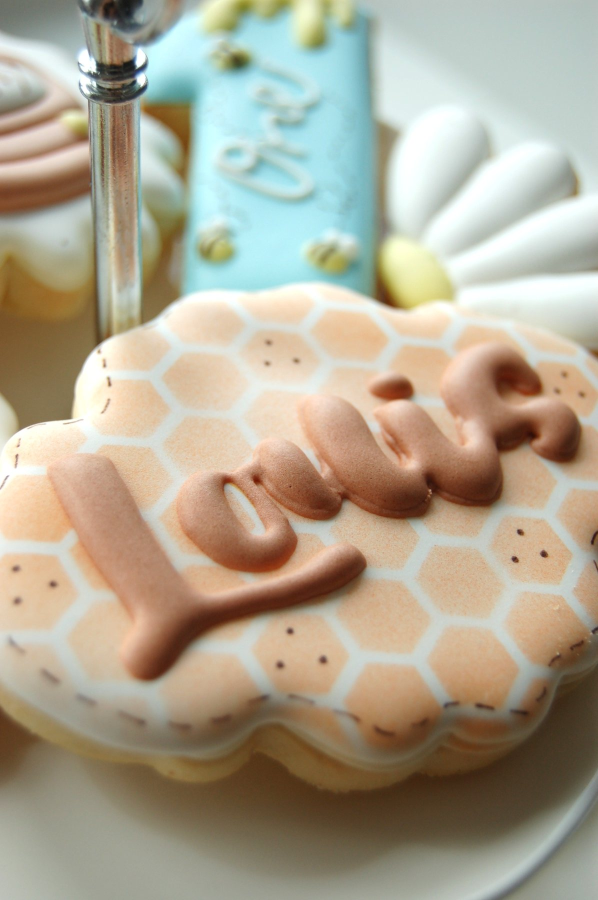
#> input picture images/creations/anniversaire-abeille-laura.jpg, 1196 x 1800 px, found by its file name (shown at 1/2 size)
$ python outils-photos.py
#> lines starting #> are read from the running program, lines starting #| are printed output that depends on the picture
#!/usr/bin/env python3
"""Prépare les photos des cartes de collection et de formule.

    python3 outils-photos.py

Le script fait deux choses, dans cet ordre.

Chaque collection a son dossier, images/collections/<id>/, où vivent sa
photo de carte, ses vues de galerie et les photos pleine taille du
portfolio.

**1. Il dérive les vues de galerie.** La table GALERIES ci-dessous dit,
pour chaque collection, quelles photos pleine taille montrent le même
assortiment. Elles deviennent vue-1.webp, vue-2.webp… Une photo identique
à la photo de carte est écartée automatiquement : une galerie qui répète
la grande image au-dessus n'apprend rien.

**2. Il convertit en WebP tout original déposé sans WebP.** Déposer
principale.jpg dans un dossier de collection suffit à obtenir
principale.webp.

Deux tailles, selon le rôle de la photo :

  principale.jpg   -> principale.webp     800 px, la photo de la carte
  vue-1.jpg        -> vue-1.webp          520 px, une vue de galerie

Les vues de galerie s'affichent par trois ou par six dans une carte : à
plus de 520 px, on paierait des pixels que personne ne voit.

Le script ne touche pas aux originaux et ne réécrit pas un WebP déjà à
jour : le relancer deux fois donne le même résultat.

Une règle tient tout le reste : **une vue de galerie doit montrer les
modèles de la collection.** Les biscuits de baptême d'Elio, par exemple,
sont de vraies photos mais d'autres modèles que le seul biscuit de la
collection « Baptême Douceur » : ils restent dans « Mes réalisations » et
n'apparaissent pas ici. Illustrer une collection avec un modèle qu'on ne
peut pas commander revient à le promettre.
"""
import pathlib
import re
import sys

from PIL import Image

RACINE = pathlib.Path(__file__).resolve().parent
COLLECTIONS = RACINE / 'images' / 'collections'
SCENOS = RACINE / 'images' / 'micro-scenographies'
COTE_CARTE = 800
COTE_GALERIE = 520
COTE_FORMULE = 1100
QUALITE = 78
SOURCES = {'.png', '.jpg', '.jpeg', '.tif', '.tiff', '.bmp'}
# « vue-3 » est une vue de galerie ; « principale » est une carte.
GALERIE = re.compile(r'^vue-\d+$')

# Collections dont la grande photo se dérive d'une photo pleine taille,
# faute d'un cliché « principale » déposé à part. Déposer un
# principale.jpg dans le dossier dispense d'y figurer : c'est lui qui
# fait foi, et deposees() s'en charge.
PRINCIPALES = {
    'douceur-abeille': 'anniversaire-abeille-laura.jpg',
    'elegance-florale': 'anniversaire-adulte-5.jpeg',
    'bapteme-nature': 'bapteme-elio-5.jpeg',
    'logo-entreprise': 'entreprise-3.jpeg',
}

# Photos qui illustrent une carte de formule sur micro-scenographies.html.
# Le cadre y fait 341 px de large : servir le fichier d'origine reviendrait
# à télécharger trois fois la taille utile. Chacune reçoit un .webp à côté
# de son original, qui lui ne bouge pas — la galerie et le partage social
# continuent de s'en servir en pleine taille. Ces photos sont en portrait,
# donc c'est leur hauteur que COTE_FORMULE borne : 1100 px de haut laissent
# plus de 700 px de large, soit le double du cadre, ce qu'un écran à forte
# densité demande.
FORMULES = [
    'escargot/micro-sceno-escargot-decor.jpeg',
    'escargot/micro-sceno-escargot-1.jpeg',
    'escargot/micro-sceno-escargot-photobooth.jpeg',
]

# Collections dont le portfolio garde d'autres vues du même assortiment.
# L'ordre compte : c'est celui de la galerie sur la page.
GALERIES = {
    'automne': ['automne-1.jpeg', 'automne-2.jpeg', 'automne-3.jpeg',
                'automne-4.jpeg', 'automne-5.jpeg', 'automne-6.jpeg',
                'automne-7.jpeg'],
    'frissons-halloween': ['frissons-halloween-1.jpg', 'frissons-halloween-2.JPG',
                           'frissons-halloween-3.jpg'],
    'petit-ocean': ['anniversaire-ocean-etagere.jpg', 'anniversaire-ocean-leo.jpg',
                    'anniversaire-ocean-chiffre4.jpg', 'anniversaire-ocean-baleine.jpg',
                    'anniversaire-ocean-tortue.jpg', 'anniversaire-ocean-hippocampe.jpg',
                    'anniversaire-ocean-coquillage.jpg'],
    'reve-licorne': ['anniversaire-licorne.jpg', 'licorne-1.jpeg', 'licorne-2.jpeg',
                     'licorne-3.jpeg', 'licorne-4.jpeg', 'licorne-5.jpeg',
                     'prenom-eileen-1.jpg', 'prenom-eileen-2.jpg'],
    'petit-chantier': [f'chantier-{i}.jpeg' for i in range(1, 8)],
    'passion-cheval': [f'cheval-{i}.jpeg' for i in range(1, 6)],
    'moto': [f'moto-{i}.jpeg' for i in range(1, 6)],
    'petit-lapin-jardin': [f'naissance-lapin-{i}.jpg' for i in range(1, 4)],
    'annonce-grossesse': ['naissance-calendrier.jpg', 'art-ligne-coeur.jpg',
                          'coeur-nature.jpg'],
    'bonne-fete-maman': [f'fete-maman-{i}.jpg' for i in range(1, 4)],
    'douceur-abeille': ['anniversaire-abeille-laura.jpg', 'anniversaire-abeille-one.jpg'],
    'velo-route': [f'anniversaire-adulte-{i}.jpeg' for i in (1, 2, 3)],
    'elegance-florale': [f'anniversaire-adulte-{i}.jpeg' for i in (4, 5, 6)],
    'bapteme-nature': [f'bapteme-elio-{i}.jpeg' for i in range(1, 6)],
    'logo-entreprise': [f'entreprise-{i}.jpeg' for i in range(1, 7)],
}


# [8 lines left out: function empreinte, not called in this run]


def memes(a, b, tolerance=12):
    return sum(1 for x, y in zip(a, b) if x != y) <= tolerance


def convertir(source, cible, cote):
#> called with cote = 800
    image = Image.open(source)
#> image is the input picture: PIL image 1196x1800 RGB; mean R, G, B 174.4, 165.1, 145.3
    image.thumbnail((cote, cote), Image.LANCZOS)
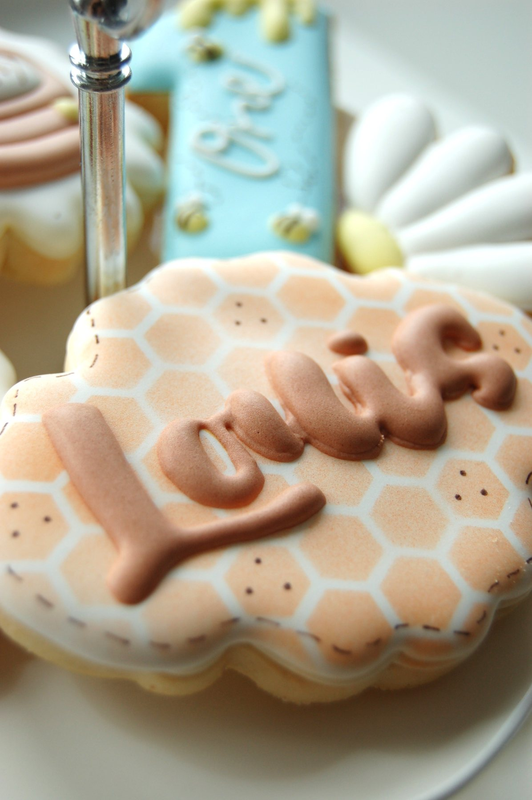
#> image: PIL image 532x800 RGB; mean R, G, B 174.4, 165.1, 145.3
    if image.mode not in ('RGB', 'RGBA'):
        image = image.convert('RGB')
    image.save(cible, 'WEBP', quality=QUALITE, method=6)


def principales():
    """Écrit <id>/principale.webp pour les collections dont la grande photo
    se choisit parmi les photos pleine taille."""
    ecrits = []
    for cid, nom in PRINCIPALES.items():
        source = COLLECTIONS / cid / nom
        cible = COLLECTIONS / cid / 'principale.webp'
        if not source.exists():
            print(f'  photo introuvable : {source.relative_to(RACINE)}', file=sys.stderr)
            continue
        if cible.exists() and cible.stat().st_mtime >= source.stat().st_mtime:
            continue
        convertir(source, cible, COTE_CARTE)
#> (the run stopped early here; a loop or call above may not have finished)
